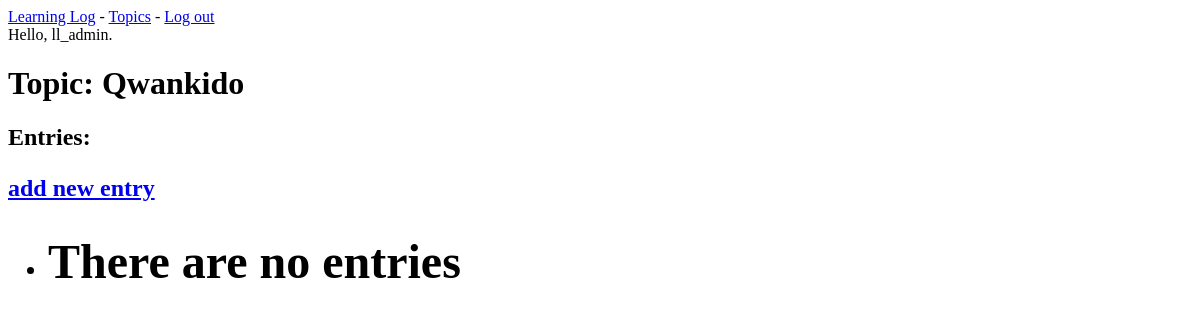
Page /topics/5/ (signed in) on the earlier database version.
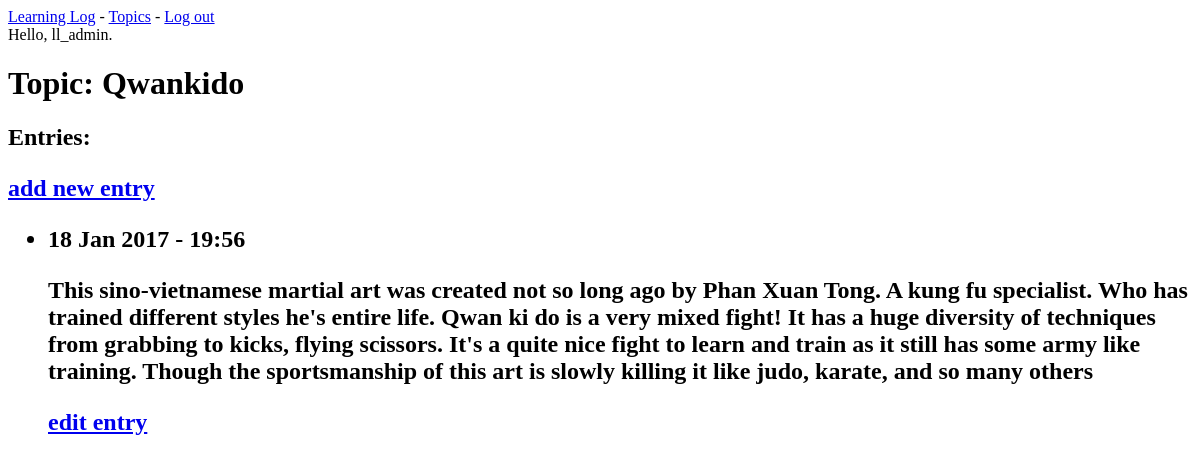
Same page on the later database version.
### learning_logs/models.py (models this page shows, shortened)
class Topic(models.Model):
	text = models.CharField(max_length=200)
	date_added = models.DateTimeField(auto_now_add=True)
	owner = models.ForeignKey(User)
	def __str__(self):
		return self.text

class Entry(models.Model):
	topic = models.ForeignKey(Topic)
	text = models.TextField()
	date_added = models.DateTimeField(auto_now_add=True)
	class Meta:
		verbose_name_plural = 'entries'

### learning_logs/views.py (the view)
# urls.py: url(r'^topics/(?P<topic_id>\d+)/$', views.topic, name='topic'),
@login_required
def topic(request, topic_id):
	topic = Topic.objects.get(id=topic_id)
	check_topic_owner(topic, request)
	entries = topic.entry_set.order_by('-date_added')
	context = {'topic': topic, 'entries': entries}
	return render(request, 'learning_logs/topic.html', context)

### learning_logs/views.py (called while the page is built)
def check_topic_owner(topic,request):
	if topic.owner != request.user:
		raise Http404

### learning_logs/templates/learning_logs/topic.html
{% extends 'learning_logs/base.html' %}
{% block content %}
<h1>Topic: {{ topic }}</h1>
<h2>Entries:</p>
<p>
	<a href="{% url 'learning_logs:new_entry' topic.id %}">add new entry</a>
</p>
<ul>
	{% for entry in entries %}
	<li>
		<p>{{ entry.date_added|date:"d M Y"}} - {{ entry.date_added|date:"H:i"}}</p>
		<p>{{ entry.text|linebreaks }}</p>
		<p>
			<a href="{% url 'learning_logs:edit_entry' entry.id %}">edit entry</a>
		</p>
	</li>
	{% empty %}
	<li>
		<h1>There are no entries</h1>
	</li>
	{% endfor %}
</ul>
{% endblock content %}

### learning_logs/templates/learning_logs/base.html
<p>
	<a href="{% url 'learning_logs:index' %}">Learning Log</a> -
	<a href="{% url 'learning_logs:topics' %}">Topics</a>
	{% if user.is_authenticated %}
       - <a href="{% url 'users:logout' %}">Log out</a>
		 <br>Hello, {{ user.username }}.
	{% else %}
		- <a href="{% url 'users:login' %}">Log in</a>
		- <a href="{% url 'users:register' %}">Register</a>
	{% endif %}
</p>
{% block content %}{% endblock content %}

Differences in the rows shown:
added Entry: date_added "18 Jan 2017", date_added "19:56", text "This sino-vietnamese martial art was created not so long ago by Phan Xuan Tong. A kung fu specialist. Who has trained different styles he's entire life. Qwan ki do is a very mixed fight! It has a huge diversity of techniques from grabbing to kicks, flying scissors. It's a quite nice fight to learn and train as it still has some army like training. Though the sportsmanship of this art is slowly killing it like judo, karate, and so many others"
Other differences:
text no longer shown: "There are no entries"
